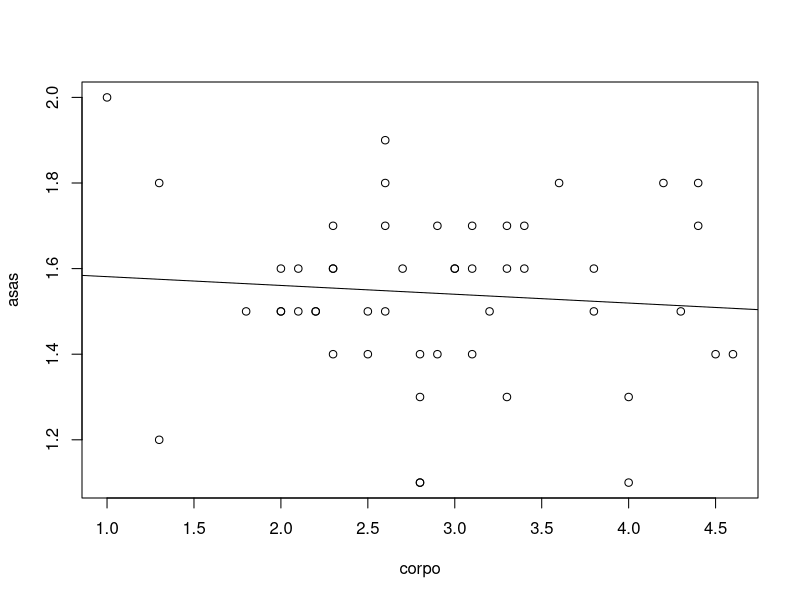
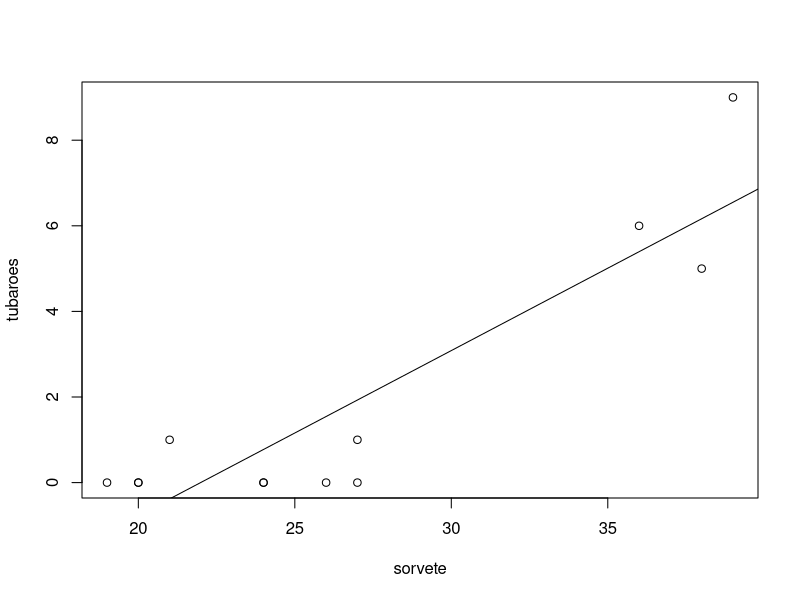

Recreate these plots in R, in order.
#### Exerc?cio 1

# O professor Roberto Cavalcanti foi ao campo e coletou o comprimento do corpo de 5 aves e tambem o comprimento das asas
# destes individuos. Ele quer saber qual a relacao entre essas variaveis e quanto uma varia em funcao da outra.
# Ajude-o fazendo o teste estatistico adequado

asas = c(1.6, 1.5, 1.8, 1.3, 1.2 ,1.8, 1.5, 1.6, 1.7, 1.8, 1.4, 1.3, 1.8, 1.6, 1.7, 1.5, 1.5, 1.1, 2.0 ,1.7, 1.9, 1.6, 1.7, 1.6, 1.4, 1.5, 1.6, 1.5,1.6, 1.7, 1.5, 1.6, 1.6, 1.3, 1.4, 1.5, 1.5, 1.4 ,1.6 ,1.5, 1.4 ,1.5, 1.8 ,1.1, 1.7, 1.4, 1.1, 1.7, 1.6, 1.4)
corpo = c(3.3, 1.8, 4.2, 3.3, 1.3, 1.3, 2.5, 2.3, 4.4, 3.6, 2.3, 2.8, 4.4, 2.1, 2.3, 2.2, 4.3, 4.0, 1.0, 3.4, 2.6, 3.0, 3.1, 3.1, 2.9, 2.6, 3.0, 3.2,3.8, 2.6, 2.0, 2.0, 3.4, 4.0, 2.5, 2.0, 2.2, 4.5, 2.7, 2.1, 3.1 ,3.8,2.6, 2.8, 3.3, 4.6, 2.8, 2.9, 2.3, 2.8)

shapiro.test(asas)
shapiro.test(corpo)

cor.test(corpo,asas,method="pearson",alternative="two.sided")

Dataset = data.frame(corpo, asas)

regressao = lm(asas~corpo)
regressao
### y=-0.02057518X+1.60170916

summary(regressao)
summary(aov(regressao))

plot(Dataset)
abline(regressao)

### Exercicio 2

# Um jornal sensacionalista anda dizendo que o aumento da frequencia media de sorvetes vendidos em uma praia esta causando aumento no ataque
# de tubarao na mesma praia, ambos no periodo de. Verifique tal informacao e discuta a possibilidade da relacao causal sugerida procede, uma
# vez que o resultado for confirmado. O que pode explicar a afirmacao dada, se as variaveis forem correlatas? Discorra
# sobre o porque da utilizacao tecnica estatistica escolhida para verificar tal informacao, dentre as quais foram vistas na ultima aula,
# em detrimento da outra.

sorvete = c(20,24,24,26,27,27,38,36,39,21,20,19)
tubaroes = c(0,0,0,0,0,1,5,6,9,1,0,0)

shapiro.test(sorvete)
shapiro.test(tubaroes)

cor.test(sorvete, tubaroes, method = "pearson", alternative="two.sided")

Dataset = data.frame(sorvete, tubaroes)

regressao = lm(tubaroes~sorvete)
regressao
### y= 0.3851x-8.4670

summary(regressao)
summary(aov(regressao))

plot(Dataset)
abline(regressao)


